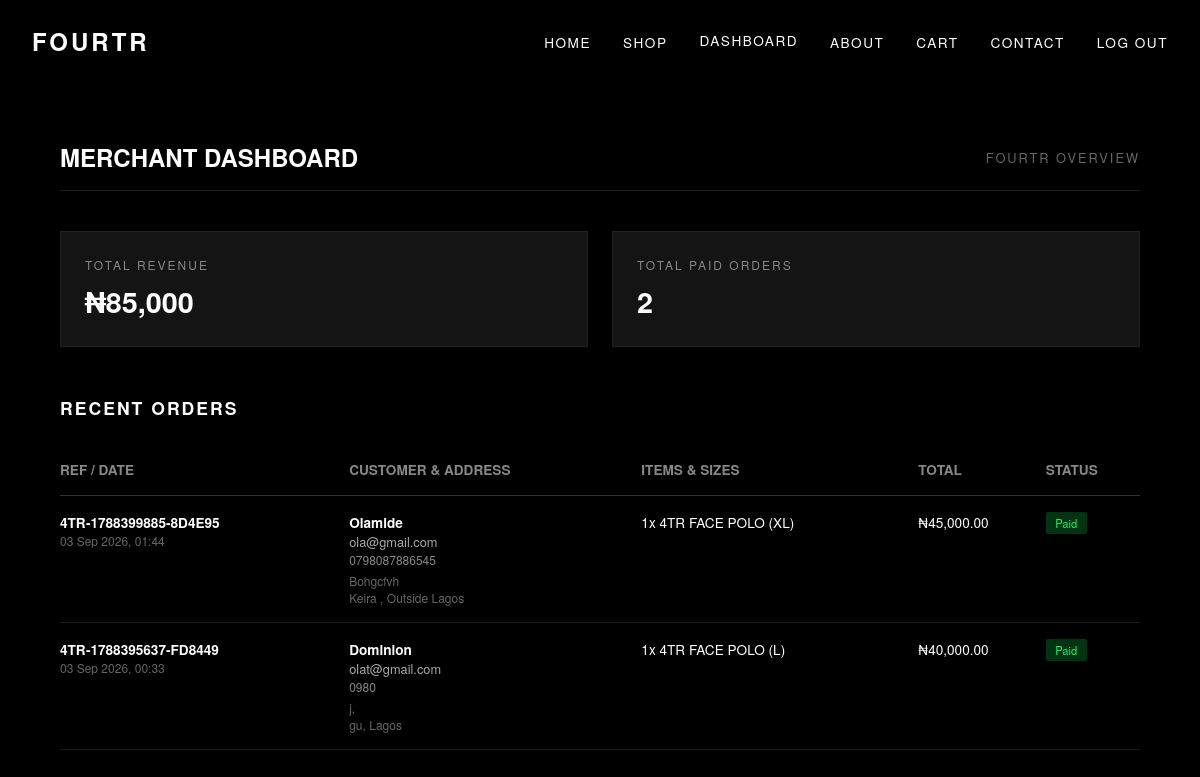
The app's page /merchant/dashboard/ (signed in), older data.
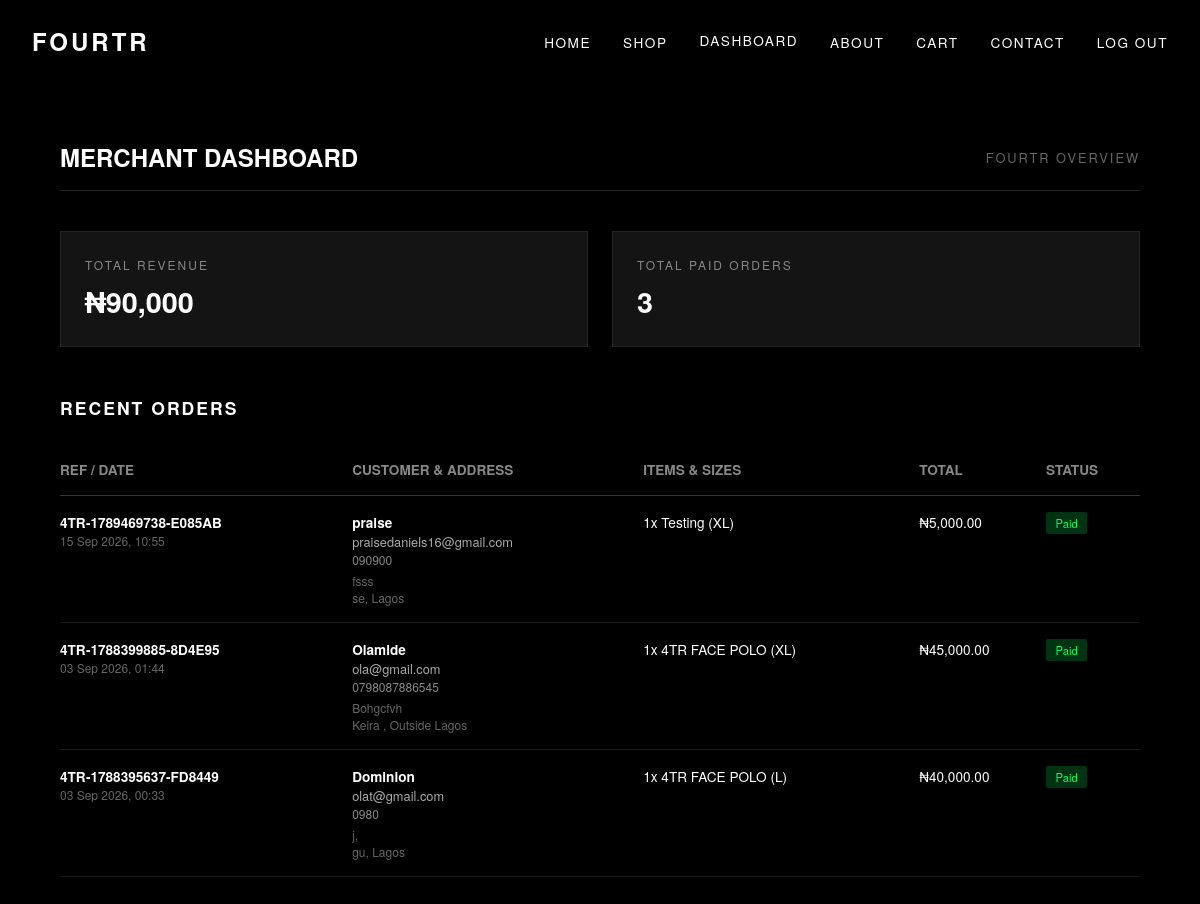
The same page, newer data.
### store/models.py (models this page shows, shortened)
class Order(models.Model):
    STATUS_CHOICES = (
        ('Pending', 'Pending'),
        ('Paid', 'Paid'),
        ('Processing', 'Processing'),
        ('Shipped', 'Shipped'),
        ('Delivered', 'Delivered'),
        ('Cancelled', 'Cancelled'),
    )
    user = models.ForeignKey(User, on_delete=models.SET_NULL, null=True, blank=True)
    reference = models.CharField(max_length=50, unique=True, default=generate_order_ref)
    full_name = models.CharField(max_length=255, default="")
    email = models.EmailField()
    phone_number = models.CharField(max_length=20, default="")
    street_address = models.CharField(max_length=255, default="")
    city = models.CharField(max_length=100, default="")
    state = models.CharField(max_length=100, default="")
    postal_code = models.CharField(max_length=20, blank=True, null=True)
    total_amount = models.DecimalField(max_digits=10, decimal_places=2, default=0.00)
    paid = models.BooleanField(default=False)
    status = models.CharField(max_length=20, choices=STATUS_CHOICES, default='Pending')
    shipping_fee = models.DecimalField(max_digits=10, decimal_places=2, default=0.00)
    total_amount = models.DecimalField(max_digits=10, decimal_places=2, default=0.00)  # Includes items + shipping
    created_at = models.DateTimeField(auto_now_add=True)

class OrderItem(models.Model):
    order = models.ForeignKey(Order, related_name='items', on_delete=models.CASCADE)
    product = models.ForeignKey('Product', on_delete=models.CASCADE, null=True, blank=True)
    product_name = models.CharField(max_length=255)
    size = models.CharField(max_length=10, blank=True, null=True)
    quantity = models.IntegerField(default=1)
    price = models.DecimalField(max_digits=10, decimal_places=2)

### store/views.py (the view)
# urls.py: path('merchant/dashboard/', views.merchant_dashboard, name='merchant_dashboard'),
@staff_member_required(login_url='login')
def merchant_dashboard(request):
    paid_orders = Order.objects.filter(paid=True)
    total_revenue = paid_orders.aggregate(Sum('total_amount'))['total_amount__sum'] or 0
    total_orders = paid_orders.count()
    recent_orders = paid_orders.prefetch_related('items').order_by('-created_at')[:15]
    top_items = (
        OrderItem.objects.filter(order__paid=True)
        .values('product_name')
        .annotate(total_sold=Sum('quantity'))
        .order_by('-total_sold')[:5]
    )
    context = {
        'total_revenue': total_revenue,
        'total_orders': total_orders,
        'recent_orders': recent_orders,
        'top_items': top_items,
    }
    return render(request, 'store/merchant_dashboard.html', context)

### store/templates/store/merchant_dashboard.html
{% extends 'store/base.html' %}
{% load humanize %}
{% block content %}
<section id="merchant-dashboard" style="padding-top: 140px; position: relative; z-index: 5; max-width: 1200px; margin: 0 auto;">
  <div style="display: flex; justify-content: space-between; align-items: center; margin-bottom: 2.5rem; border-bottom: 1px solid #222; padding-bottom: 1rem;">
    <h2>MERCHANT DASHBOARD</h2>
    <span style="font-size: 0.8rem; letter-spacing: 2px; color: #666;">FOURTR OVERVIEW</span>
  </div>
  <div style="display: grid; grid-template-columns: repeat(auto-fit, minmax(240px, 1fr)); gap: 1.5rem; margin-bottom: 3rem;">
    <div style="background: #141414; border: 1px solid #222; padding: 1.5rem;">
      <p style="font-size: 0.75rem; letter-spacing: 2px; color: #888;">TOTAL REVENUE</p>
      <h3 style="font-size: 1.8rem; margin-top: 0.5rem;">₦{{ total_revenue|intcomma }}</h3>
    </div>
    <div style="background: #141414; border: 1px solid #222; padding: 1.5rem;">
      <p style="font-size: 0.75rem; letter-spacing: 2px; color: #888;">TOTAL PAID ORDERS</p>
      <h3 style="font-size: 1.8rem; margin-top: 0.5rem;">{{ total_orders }}</h3>
    </div>
  </div>
  <div style="margin-bottom: 3rem;">
    <h3 style="font-size: 1.1rem; letter-spacing: 2px; margin-bottom: 1.5rem;">RECENT ORDERS</h3>
    <table style="width: 100%; border-collapse: collapse; text-align: left; font-size: 0.85rem;">
  <thead>
    <tr style="border-bottom: 1px solid #333; color: #888; text-align: left;">
      <th style="padding: 1rem 0;">REF / DATE</th>
      <th style="padding: 1rem 0;">CUSTOMER & ADDRESS</th>
      <th style="padding: 1rem 0;">ITEMS & SIZES</th>
      <th style="padding: 1rem 0;">TOTAL</th>
      <th style="padding: 1rem 0;">STATUS</th>
    </tr>
  </thead>
<tbody>
  {% for order in recent_orders %}
  <tr style="border-bottom: 1px solid #1a1a1a; vertical-align: top;">
    <td style="padding: 1rem 0;">
      <div><strong>{{ order.reference }}</strong></div>
      <div style="color: #666; font-size: 0.75rem;">{{ order.created_at|date:"d M Y, H:i" }}</div>
    </td>
    <td style="padding: 1rem 0;">
      <div><strong>{{ order.full_name|default:"N/A" }}</strong></div>
      <div style="color: #aaa; font-size: 0.8rem;">{{ order.email }}</div>
      {% if order.phone_number %}
        <div style="color: #888; font-size: 0.75rem;">{{ order.phone_number }}</div>
      {% endif %}
      <div style="color: #666; font-size: 0.75rem; margin-top: 4px;">
        {{ order.street_address }}<br>
        {{ order.city }}, {{ order.state }}{% if order.postal_code %} ({{ order.postal_code }}){% endif %}
      </div>
    </td>
    <td style="padding: 1rem 0;">
      {% for item in order.items.all %}
        <div>{{ item.quantity }}x {{ item.product_name }} ({{ item.size }})</div>
      {% empty %}
        <div style="color: #666;">No items recorded</div>
      {% endfor %}
    </td>
    <td style="padding: 1rem 0;">₦{{ order.total_amount|intcomma }}</td>
    <td style="padding: 1rem 0;">
      <span style="padding: 0.2rem 0.6rem; font-size: 0.7rem; border-radius: 2px;
        {% if order.status == 'Paid' or order.paid %}background: #003311; color: #00ff66;{% else %}background: #222; color: #888;{% endif %}">
        {{ order.status }}
      </span>
    </td>
  </tr>
  {% empty %}
  <tr>
    <td colspan="5" style="padding: 2rem 0; text-align: center; color: #666;">No orders found.</td>
  </tr>
  {% endfor %}
</tbody>
    </table>
  </div>
</section>
{% endblock %}

Row changes from the older to the newer data that the page shows:
added Order: reference "4TR-1789469738-E085AB", created_at "15 Sep 2026, 10:55", full_name "praise", email "praisedaniels16@gmail.com", phone_number "090900", street_address "fsss", city "se", state "Lagos", total_amount "5,000.00", status "Paid"
added OrderItem: quantity "1", product_name "Testing", size "XL", shown under "4TR-1789469738-E085AB"
Text that changed along with them:
{{ total_revenue|intcomma }}: "85,000" → "90,000"
{{ total_orders }}: "2" → "3"
